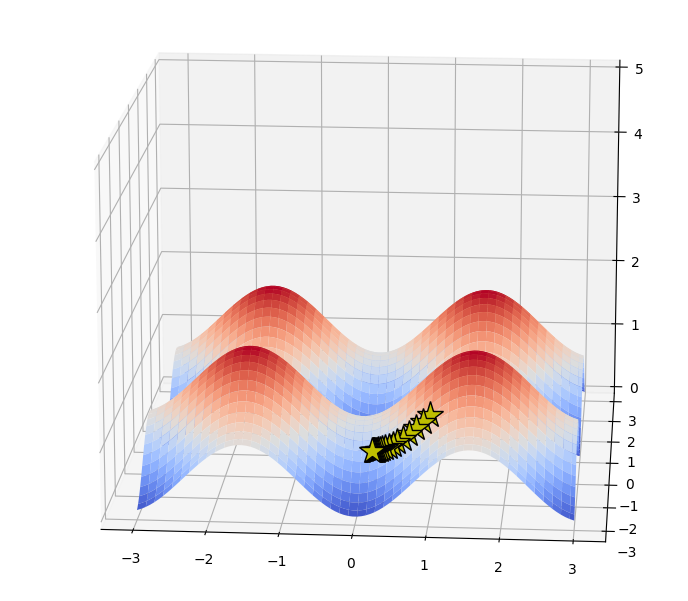

Recreate this plot in Python.
import numpy as np
import matplotlib.pyplot as plt

def f(x):
    """
    :param x: np.array(np.float) вектор длины 2
    :return: np.float
    """
    return np.sum(np.sin(x)**2)

def grad_f(x):
    """
    Градиент функциии f, определенной выше.
    :param x: np.array[2]: float вектор длины 2
    :return: np.array[2]: float вектор длины 2
    """
    return np.sin(2 * x)


def grad_descent_2d(f, grad_f, lr, num_iter=100, x0=None):
    """
    функция, которая реализует градиентный спуск в минимум для функции f от двух переменных.
        :param f: скалярная функция двух переменных
        :param grad_f: градиент функции f (вектор размерности 2)
        :param lr: learning rate алгоритма
        :param num_iter: количество итераций градиентного спуска
        :return: np.array[num_iter, 2] пар вида (x, f(x))
    """
    if x0 is None:
        x0 = np.random.random(2)

    # будем сохранять значения аргументов и значений функции
    # в процессе град. спуска в переменную history
    history = []

    # итерация цикла -- шаг градиентнго спуска
    curr_x = x0.copy()
    for iter_num in range(num_iter):
        entry = np.hstack((curr_x, f(curr_x)))
        history.append(entry)

        curr_x -= lr * grad_f(curr_x)

    return np.vstack(history)

steps = grad_descent_2d(f, grad_f, lr=0.1, num_iter=20)

# %matplotlib osx
from matplotlib import cm

path = []

X, Y = np.meshgrid(np.linspace(-3, 3, 100), np.linspace(-3, 3, 100))

fig = plt.figure(figsize=(16, 10))
ax = fig.add_subplot(projection='3d')

zs = np.array([f(np.array([x,y]))
              for x, y in zip(np.ravel(X), np.ravel(Y))])
Z = zs.reshape(X.shape)


ax.plot_surface(X, Y, Z, cmap=cm.coolwarm, zorder=2)

ax.plot(xs=steps[:, 0], ys=steps[:, 1], zs=steps[:, 2],
        marker='*', markersize=20, zorder=3,
        markerfacecolor='y', lw=3, c='black')

ax.set_zlim(0, 5)
ax.view_init(elev=60)
plt.show()

plt.figure(figsize=(14,7))
plt.xlabel('grad descent step number')
plt.ylabel('$f(x)$')
plt.title('Значение функции на каждом шаге гардиентного спуска.')

f_values = list(map(lambda x: x[2], steps))
plt.plot(f_values, label='gradient descent result')
plt.legend()
